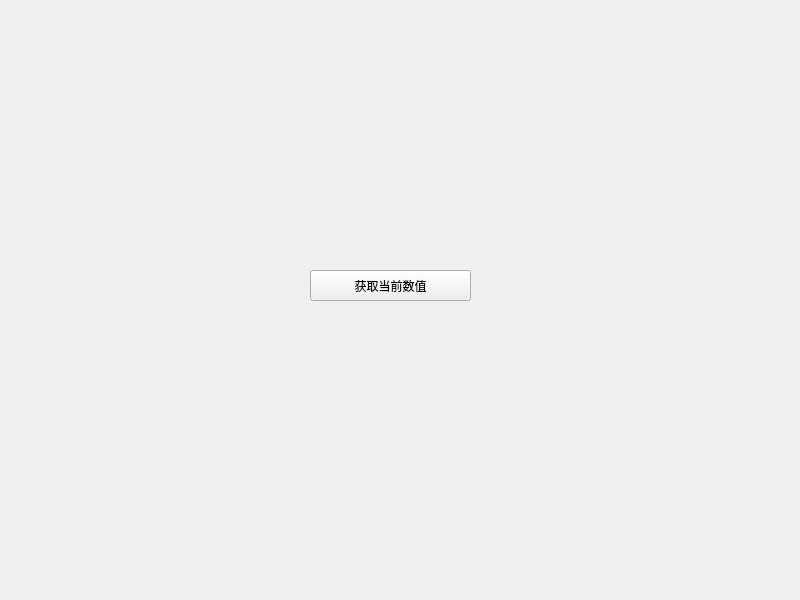
<?xml version="1.0" encoding="UTF-8"?>
<ui version="4.0">
 <class>Widget</class>
 <widget class="QWidget" name="Widget">
  <property name="geometry">
   <rect>
    <x>0</x>
    <y>0</y>
    <width>800</width>
    <height>600</height>
   </rect>
  </property>
  <property name="windowTitle">
   <string>Widget</string>
  </property>
  <widget class="My_Custom_Controller" name="widget" native="true">
   <property name="geometry">
    <rect>
     <x>240</x>
     <y>150</y>
     <width>281</width>
     <height>91</height>
    </rect>
   </property>
  </widget>
  <widget class="QPushButton" name="pushButton">
   <property name="geometry">
    <rect>
     <x>310</x>
     <y>270</y>
     <width>161</width>
     <height>31</height>
    </rect>
   </property>
   <property name="text">
    <string>获取当前数值</string>
   </property>
  </widget>
 </widget>
 <customwidgets>
  <customwidget>
   <class>My_Custom_Controller</class>
   <extends>QWidget</extends>
   <header location="global">my_custom_controller.h</header>
   <container>1</container>
  </customwidget>
 </customwidgets>
 <resources/>
 <connections/>
</ui>
